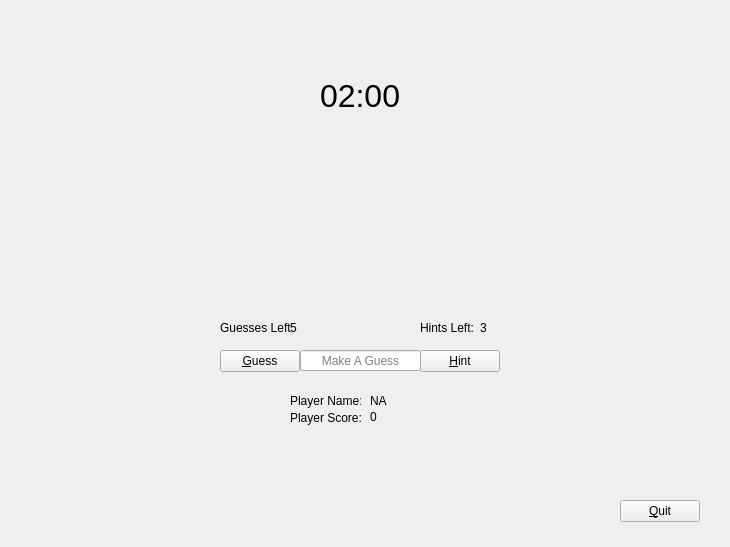
<?xml version="1.0" encoding="UTF-8"?>
<ui version="4.0">
 <class>hangmanWidget</class>
 <widget class="QWidget" name="hangmanWidget">
  <property name="geometry">
   <rect>
    <x>0</x>
    <y>0</y>
    <width>730</width>
    <height>547</height>
   </rect>
  </property>
  <property name="windowTitle">
   <string>Form</string>
  </property>
  <widget class="QLabel" name="lblPlayerScore">
   <property name="geometry">
    <rect>
     <x>370</x>
     <y>410</y>
     <width>47</width>
     <height>14</height>
    </rect>
   </property>
   <property name="text">
    <string>0</string>
   </property>
  </widget>
  <widget class="QLabel" name="lblHiddenWord">
   <property name="geometry">
    <rect>
     <x>226</x>
     <y>129</y>
     <width>271</width>
     <height>41</height>
    </rect>
   </property>
   <property name="font">
    <font>
     <pointsize>24</pointsize>
     <underline>false</underline>
    </font>
   </property>
   <property name="text">
    <string/>
   </property>
   <property name="alignment">
    <set>Qt::AlignCenter</set>
   </property>
  </widget>
  <widget class="QLabel" name="lblNumberOfGuesses">
   <property name="geometry">
    <rect>
     <x>290</x>
     <y>320</y>
     <width>47</width>
     <height>16</height>
    </rect>
   </property>
   <property name="text">
    <string>5</string>
   </property>
  </widget>
  <widget class="QLabel" name="lblNumberOfHintsLabel">
   <property name="geometry">
    <rect>
     <x>420</x>
     <y>320</y>
     <width>61</width>
     <height>16</height>
    </rect>
   </property>
   <property name="text">
    <string>Hints Left:</string>
   </property>
  </widget>
  <widget class="QPushButton" name="pbtHint">
   <property name="geometry">
    <rect>
     <x>420</x>
     <y>350</y>
     <width>80</width>
     <height>22</height>
    </rect>
   </property>
   <property name="toolTip">
    <string>&lt;html&gt;&lt;head/&gt;&lt;body&gt;&lt;p&gt;Click this button to give you a random letter out of the word.&lt;/p&gt;&lt;p&gt;!!! THIS INCLUDES LETTERS THAT HAVE ALREADY BEEN GUESSED !!!&lt;/p&gt;&lt;/body&gt;&lt;/html&gt;</string>
   </property>
   <property name="text">
    <string>&amp;Hint</string>
   </property>
  </widget>
  <widget class="QLabel" name="lblPlayerName">
   <property name="geometry">
    <rect>
     <x>370</x>
     <y>390</y>
     <width>131</width>
     <height>21</height>
    </rect>
   </property>
   <property name="text">
    <string>NA</string>
   </property>
  </widget>
  <widget class="QLabel" name="lblPlayerNameLabel">
   <property name="geometry">
    <rect>
     <x>290</x>
     <y>390</y>
     <width>71</width>
     <height>21</height>
    </rect>
   </property>
   <property name="text">
    <string>Player Name:</string>
   </property>
  </widget>
  <widget class="QPushButton" name="pbtQuit">
   <property name="geometry">
    <rect>
     <x>620</x>
     <y>500</y>
     <width>80</width>
     <height>22</height>
    </rect>
   </property>
   <property name="text">
    <string>&amp;Quit</string>
   </property>
  </widget>
  <widget class="QLineEdit" name="lneGuess">
   <property name="geometry">
    <rect>
     <x>300</x>
     <y>350</y>
     <width>121</width>
     <height>21</height>
    </rect>
   </property>
   <property name="toolTip">
    <string>&lt;html&gt;&lt;head/&gt;&lt;body&gt;&lt;p&gt;Enter a letter and click on &amp;quot;Guess&amp;quot;&lt;/p&gt;&lt;/body&gt;&lt;/html&gt;</string>
   </property>
   <property name="inputMask">
    <string/>
   </property>
   <property name="alignment">
    <set>Qt::AlignCenter</set>
   </property>
   <property name="placeholderText">
    <string>Make A Guess</string>
   </property>
  </widget>
  <widget class="QLabel" name="lblPlayerScoreLabel">
   <property name="geometry">
    <rect>
     <x>290</x>
     <y>410</y>
     <width>71</width>
     <height>16</height>
    </rect>
   </property>
   <property name="text">
    <string>Player Score:</string>
   </property>
  </widget>
  <widget class="QPushButton" name="pbtGuess">
   <property name="geometry">
    <rect>
     <x>220</x>
     <y>350</y>
     <width>80</width>
     <height>22</height>
    </rect>
   </property>
   <property name="toolTip">
    <string>&lt;html&gt;&lt;head/&gt;&lt;body&gt;&lt;p&gt;Enter a letter in the text box to the right. Then click this button to make a guess.&lt;/p&gt;&lt;/body&gt;&lt;/html&gt;</string>
   </property>
   <property name="text">
    <string>&amp;Guess</string>
   </property>
  </widget>
  <widget class="QLabel" name="lblNumberOfGuessesLabel">
   <property name="geometry">
    <rect>
     <x>220</x>
     <y>320</y>
     <width>71</width>
     <height>16</height>
    </rect>
   </property>
   <property name="text">
    <string>Guesses Left:</string>
   </property>
  </widget>
  <widget class="QLabel" name="lblNumberOfHints">
   <property name="geometry">
    <rect>
     <x>480</x>
     <y>320</y>
     <width>47</width>
     <height>16</height>
    </rect>
   </property>
   <property name="text">
    <string>3</string>
   </property>
  </widget>
  <widget class="QLabel" name="lblTimer">
   <property name="geometry">
    <rect>
     <x>320</x>
     <y>80</y>
     <width>81</width>
     <height>31</height>
    </rect>
   </property>
   <property name="font">
    <font>
     <pointsize>24</pointsize>
    </font>
   </property>
   <property name="text">
    <string>02:00</string>
   </property>
  </widget>
 </widget>
 <resources/>
 <connections/>
</ui>
